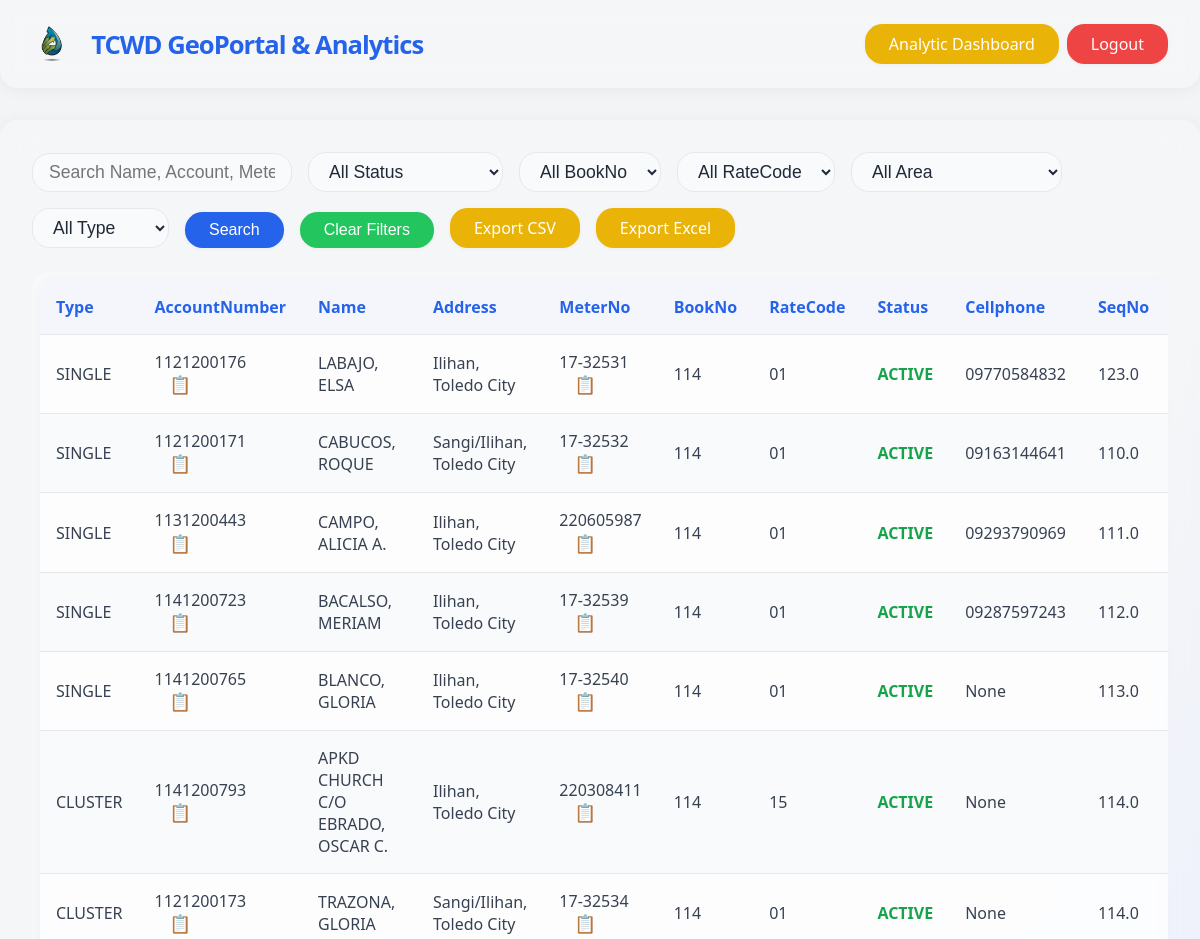
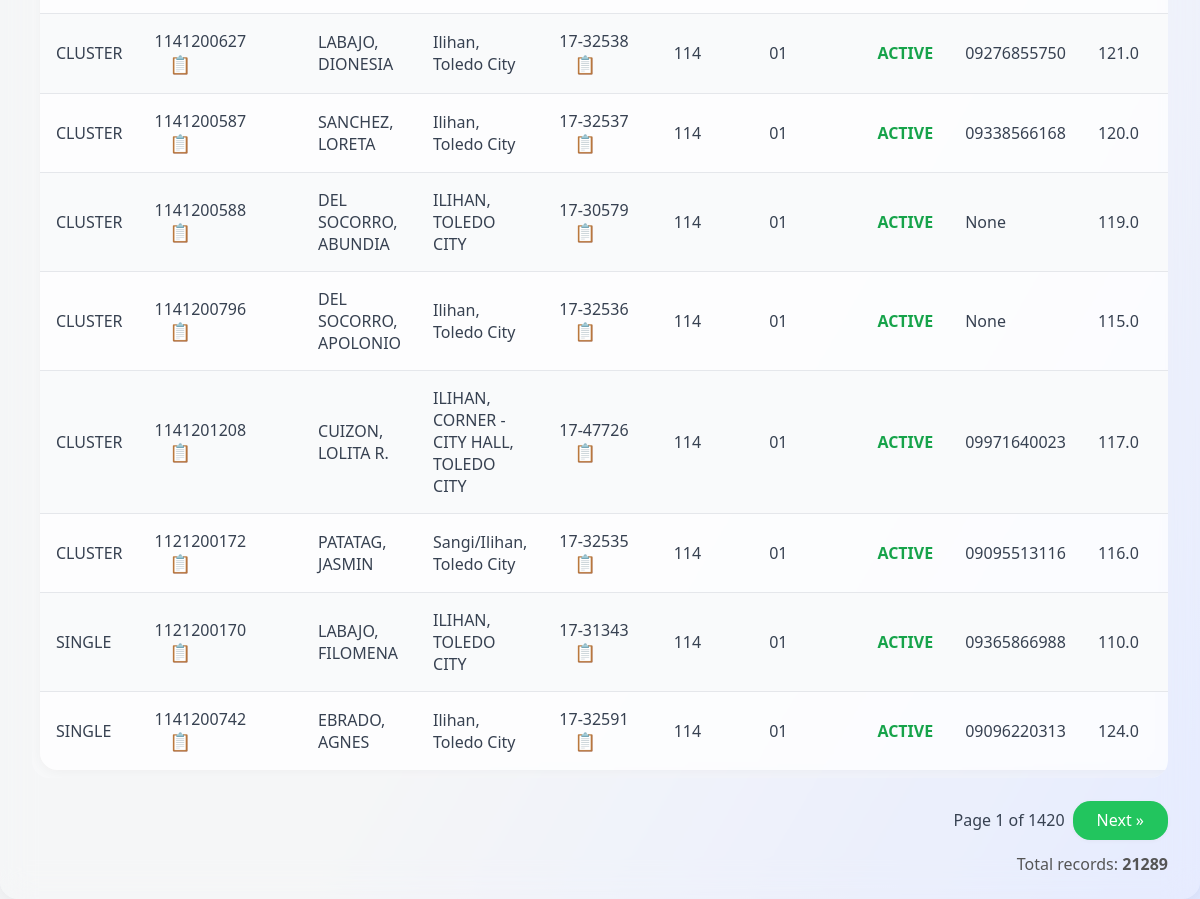
The page / (signed in) on the database its author committed (2 pictures, top to bottom).
### tables this page shows
CREATE TABLE "database" (
"Type" TEXT,
  "AccountNumber" TEXT,
  "Name" TEXT,
  "Address" TEXT,
  "MeterNo" TEXT,
  "BookNo" TEXT,
  "RateCode" TEXT,
  "Status" TEXT,
  "Cellphone" TEXT,
  "SeqNo" REAL,
  "AREA" TEXT,
  "x" REAL,
  "y" REAL,
  "PRVReading" REAL,
  "PRSReading" REAL,
  "CumUsed" REAL,
  "BillAmount" REAL
);

### app.py (the view)
@app.route('/')
def index():
    if not session.get('logged_in'):
        return redirect(url_for('login'))
    search = request.args.get('q', '')
    status = request.args.get('status', '')
    bookno = request.args.get('bookno', '')
    ratecode = request.args.get('ratecode', '')
    area = request.args.get('area', '')
    type_ = request.args.get('type', '')
    page = int(request.args.get('page', 1))
    try:
        query = """
            SELECT Type, AccountNumber, Name, Address, MeterNo, BookNo, RateCode, Status,
                   Cellphone, SeqNo, AREA, x, y, PRVReading, PRSReading, CumUsed, BillAmount
            FROM "database" WHERE 1=1
        """
        params = []
        if search:
            query += " AND (Name LIKE ? OR AccountNumber LIKE ? OR MeterNo LIKE ?)"
            like_term = f"%{search}%"
            params.extend([like_term, like_term, like_term])
        if status:
            query += " AND Status = ?"
            params.append(status)
        if bookno:
            query += " AND BookNo = ?"
            params.append(bookno)
        if ratecode:
            query += " AND RateCode = ?"
            params.append(ratecode)
        if area:
            query += " AND AREA = ?"
            params.append(area)
        if type_:
            query += " AND Type = ?"
            params.append(type_)
        offset = (page - 1) * ITEMS_PER_PAGE
        paginated_query = query + " LIMIT ? OFFSET ?"
        params_for_count = params.copy()
        params.extend([ITEMS_PER_PAGE, offset])
        conn = get_db_connection()
        rows = conn.execute(paginated_query, params).fetchall()
        rows = [dict(row) for row in rows]
        all_statuses = [row['Status'] for row in conn.execute('SELECT DISTINCT Status FROM "database"').fetchall()]
        all_booknos = [row['BookNo'] for row in conn.execute('SELECT DISTINCT BookNo FROM "database"').fetchall()]
        all_ratecodes = [row['RateCode'] for row in conn.execute('SELECT DISTINCT RateCode FROM "database"').fetchall()]
        all_areas = [row['AREA'] for row in conn.execute('SELECT DISTINCT AREA FROM "database"').fetchall()]
        all_types = [row['Type'] for row in conn.execute('SELECT DISTINCT Type FROM "database"').fetchall()]
        all_booknos = sorted(all_booknos, key=bookno_sort_key)
        count_query = "SELECT COUNT(*) FROM (SELECT * FROM \"database\" WHERE 1=1"
        count_params = []
        if search:
            count_query += " AND (Name LIKE ? OR AccountNumber LIKE ? OR MeterNo LIKE ?)"
            count_params.extend([like_term, like_term, like_term])
        if status:
            count_query += " AND Status = ?"
            count_params.append(status)
        if bookno:
            count_query += " AND BookNo = ?"
            count_params.append(bookno)
        if ratecode:
            count_query += " AND RateCode = ?"
            count_params.append(ratecode)
        if area:
            count_query += " AND AREA = ?"
            count_params.append(area)
        if type_:
            count_query += " AND Type = ?"
            count_params.append(type_)
        count_query += ")"
        total_rows = conn.execute(count_query, count_params).fetchone()[0]
        columns = [description[0] for description in conn.execute('SELECT * FROM "database" LIMIT 1').description]
        conn.close()
        total_pages = max(1, (total_rows + ITEMS_PER_PAGE - 1) // ITEMS_PER_PAGE)
        return render_template(
            'index.html',
            rows=rows,
            columns=columns,
            search=search,
            statuses=all_statuses,
            selected_status=status,
            booknos=all_booknos,
            selected_bookno=bookno,
            ratecodes=all_ratecodes,
            selected_ratecode=ratecode,
            areas=all_areas,
            selected_area=area,
            types=all_types,
            selected_type=type_,
            page=page,
            total_pages=total_pages,
            total_rows=total_rows,
            zip=zip
        )
    except Exception as e:
        return render_template('error.html', message="A database error occurred. Please contact support.", error=str(e)), 500

### app.py (called while the page is built)
def get_db_connection():
    conn = sqlite3.connect(DATABASE)
    conn.row_factory = sqlite3.Row
    return conn

def bookno_sort_key(val):
    if val is None:
        return (2, "")
    val = str(val)
    return (1, int(val)) if val.isdigit() else (0, val.upper())

### templates/index.html (shortened to what this page needs)
<!DOCTYPE html>
<html lang="en">
<head>
    <link rel="stylesheet" href="{{ url_for('static', filename='style.css') }}">
    <link rel="stylesheet" href="https://code.jquery.com/ui/1.13.0/themes/base/jquery-ui.css">
</head>
<body>
    <div class="header">
  <div style="display: flex; align-items: center; gap:1.2rem;">
    <img src="{{ url_for('static', filename='materials/logo.png') }}"
         alt="TCWD Logo"
         style="height: 2.5rem;">
    <span class="title">TCWD GeoPortal & Analytics</span>
  </div>
  <div class="header-buttons">
    <a href="{{ url_for('dashboard') }}"
       target="_blank"
       class="btn accent">
      Analytic Dashboard
    </a>
    <a href="{{ url_for('logout') }}"
       class="btn danger">
      Logout
    </a>
  </div>
</div>
    <div class="card">
        <form class="filter-form" method="get" action="{{ url_for('index') }}" id="filterForm" autocomplete="off">
            <input type="text" id="searchBox" name="q" placeholder="Search Name, Account, Meter" value="{{ search }}" aria-label="Search">
            <select name="status" aria-label="Status">
                <option value="">All Status</option>
            </select>
            <select name="bookno" aria-label="Book Number">
                <option value="">All BookNo</option>
            </select>
            <select name="ratecode" aria-label="Rate Code">
                <option value="">All RateCode</option>
            </select>
            <select name="area" aria-label="Area">
                <option value="">All Area</option>
            </select>
            <select name="type" aria-label="Type">
                <option value="">All Type</option>
            </select>
            <button type="submit" class="btn" id="searchBtn">Search</button>
            <button type="button" class="btn secondary" id="clearFiltersBtn" tabindex="0">Clear Filters</button>
            <a href="{{ url_for('export', q=search, status=selected_status, bookno=selected_bookno, ratecode=selected_ratecode, area=selected_area, type=selected_type, format='csv') }}"
                class="btn accent" id="exportCsvBtn"
                {% if not rows %}aria-disabled="true" style="pointer-events:none;opacity:0.5;"{% endif %}>
                Export CSV
            </a>
            <a href="{{ url_for('export', q=search, status=selected_status, bookno=selected_bookno, ratecode=selected_ratecode, area=selected_area, type=selected_type, format='excel') }}"
                class="btn accent" id="exportXlsBtn"
                {% if not rows %}aria-disabled="true" style="pointer-events:none;opacity:0.5;"{% endif %}>
                Export Excel
            </a>
        </form>
        <div class="table-responsive">
            <table>
                <thead>
                    <tr>
                        {% for col in columns %}
                            <th>{{ col }}</th>
                        {% endfor %}
                    </tr>
                </thead>
                <tbody>
                    {% if rows %}
                        {% for row in rows %}
                            <tr class="data-row" data-row='{{ row|tojson }}' tabindex="0" aria-label="Show details">
                                {% for col in columns %}
                                    {% if col == 'Status' %}
                                        <td>
                                            <span class="{% if row[col]|lower == 'active' %}
                                                    status-active
                                                {% elif row[col]|lower == 'disconnected' %}
                                                    status-disconnected
                                                {% else %}
                                                    status-other
                                                {% endif %}">
                                                {{ row[col] }}
                                            </span>
                                        </td>
                                    {% else %}
                                        <td>
                                            {{ row[col] }}
                                            {% if col in ['AccountNumber', 'MeterNo'] and row[col] %}
                                                <button class="copy-btn" data-copy="{{ row[col] }}" title="Copy {{ col }}" tabindex="0">📋</button>
                                            {% endif %}
                                        </td>
                                    {% endif %}
                                {% endfor %}
                            </tr>
                        {% endfor %}
                    {% endif %}
                </tbody>
            </table>
        </div>
        <div class="pagination">
            <span>Page {{ page }} of {{ total_pages }}</span>
            {% if page < total_pages %}
                <a href="{{ url_for('index', q=search, status=selected_status, bookno=selected_bookno, ratecode=selected_ratecode, area=selected_area, type=selected_type, page=page+1) }}" class="btn secondary">Next &raquo;</a>
            {% endif %}
        </div>
        <div class="table-summary">
            <span>Total records: <strong>{{ total_rows }}</strong></span>
        </div>
    </div>
</body>
</html>

### static/style.css (style rules this page uses)
:root { --primary: #2563eb; --primary-hover: #1d4ed8; --secondary: #22c55e; --secondary-hover: #16a34a; --accent: #eab308; --accent-hover: #ca8a04; --danger: #ef4444; --danger-hover: #dc2626; --gray-bg: #f3f4f6; --gray-card: #fff; --gray-border: #e5e7eb; --gray-text: #374151; --text-dark: #1f2937; --shadow: 0 2px 16px 0 rgba(0,0,0,0.05); --radius: 1.1rem; --transition: .18s cubic-bezier(.4,0,.2,1); --focus-ring: 0 0 0 3px #93c5fd; }
body { margin: 0; min-height: 100vh; background: linear-gradient(120deg, #f3f4f6 60%, #e0e7ff 100%); background-attachment: fixed; font-family: 'Segoe UI', 'Helvetica Neue', Arial, 'Liberation Sans', sans-serif; color: var(--gray-text); position: relative; z-index: 0; }
.header { display: flex; justify-content: space-between; align-items: center; background: rgba(255,255,255,0.2); padding: 1.5rem 2rem; box-shadow: var(--shadow); border-radius: 0 0 var(--radius) var(--radius); margin-bottom: 2rem; backdrop-filter: blur(12px); -webkit-backdrop-filter: blur(12px); }
.header .title { font-size: 1.6rem; font-weight: 700; letter-spacing: -1px; color: var(--primary); }
.btn { display: inline-block; font-size: 1rem; font-weight: 500; padding: 0.55rem 1.5rem; border: none; outline: none; border-radius: var(--radius); background: var(--primary); color: #fff; cursor: pointer; transition: all 0.2s ease-in-out; box-shadow: 0 1px 4px 0 rgba(0,0,0,0.04); text-decoration: none; }
.btn.secondary { background: var(--secondary); }
.btn.accent { background: var(--accent); color: #fff; }
.btn.danger { background: var(--danger); }
.card { background: rgba(255, 255, 255, 0.2); border-radius: var(--radius); box-shadow: var(--shadow); padding: 2rem 2rem 1.5rem 2rem; backdrop-filter: blur(16px); -webkit-backdrop-filter: blur(16px); }
.filter-form { display: flex; flex-wrap: wrap; gap: 1rem; align-items: flex-end; margin-bottom: 1.5rem; }
.filter-form input[type="text"], .filter-form select { font-size: 1.1rem; padding: 0.5rem 1rem; border-radius: var(--radius); border: 1.5px solid var(--gray-border); background: #f8fafc; color: var(--text-dark); transition: border-color var(--transition); }
.table-responsive { overflow-x: auto; margin-top: 1.5rem; background: rgba(255, 255, 255, 0.2); backdrop-filter: blur(10px); -webkit-backdrop-filter: blur(10px); border-radius: var(--radius); padding: 0.5rem; }
.card .table-responsive tbody { background: rgba(255, 255, 255, 0.2); }
table { width: 100%; border-collapse: separate; border-spacing: 0; background: rgba(255,255,255,0.5); border-radius: var(--radius); box-shadow: var(--shadow); overflow: hidden; backdrop-filter: blur(10px); -webkit-backdrop-filter: blur(10px); }
th, td { padding: 1rem; text-align: left; border-bottom: 1.5px solid var(--gray-border); }
th { background: #f4f6fb; font-weight: 600; color: var(--primary); position: sticky; top: 0; z-index: 2; }
tr:last-child td { border-bottom: none; }
tr.data-row { transition: background 0.13s; }
tbody tr:nth-child(even) { background: #f9fafb; }
.status-active { color: var(--secondary-hover); font-weight: 600; }
.copy-btn, .copy-btn-modal { background: transparent; border: none; cursor: pointer; color: var(--primary); font-size: 1.1rem; margin-left: 0.5em; vertical-align: middle; outline: none; transition: color 0.18s; }
.pagination { display: flex; gap: 0.5rem; justify-content: flex-end; align-items: center; margin-top: 1.4rem; }
.table-summary { margin-top: 0.8rem; text-align: right; color: #555; font-size: 1rem; }
.header-buttons { display: flex; align-items: center; gap: 0.5rem; margin-left: auto; }

### rows shown on the page
database: Type "SINGLE" "1121200176" "LABAJO, ELSA" "Ilihan, Toledo City" "17-32531" "114" "01" "09770584832" "123.0", Status "ACTIVE"
database: Type "SINGLE" "1121200171" "CABUCOS, ROQUE" "Sangi/Ilihan, Toledo City" "17-32532" "114" "01" "09163144641" "110.0", Status "ACTIVE"
database: Type "SINGLE" "1131200443" "CAMPO, ALICIA A." "Ilihan, Toledo City" "220605987" "114" "01" "09293790969" "111.0", Status "ACTIVE"
database: Type "SINGLE" "1141200723" "BACALSO, MERIAM" "Ilihan, Toledo City" "17-32539" "114" "01" "09287597243" "112.0", Status "ACTIVE"
database: Type "SINGLE" "1141200765" "BLANCO, GLORIA" "Ilihan, Toledo City" "17-32540" "114" "01" "None" "113.0", Status "ACTIVE"
database: Type "CLUSTER" "1141200793" "APKD CHURCH C/O EBRADO, OSCAR C." "Ilihan, Toledo City" "220308411" "114" "15" "None" "114.0", Status "ACTIVE"
database: Type "CLUSTER" "1121200173" "TRAZONA, GLORIA" "Sangi/Ilihan, Toledo City" "17-32534" "114" "01" "None" "114.0", Status "ACTIVE"
database: Type "CLUSTER" "1141200627" "LABAJO, DIONESIA" "Ilihan, Toledo City" "17-32538" "114" "01" "09276855750" "121.0", Status "ACTIVE"
database: Type "CLUSTER" "1141200587" "SANCHEZ, LORETA" "Ilihan, Toledo City" "17-32537" "114" "01" "09338566168" "120.0", Status "ACTIVE"
database: Type "CLUSTER" "1141200588" "DEL SOCORRO, ABUNDIA" "ILIHAN, TOLEDO CITY" "17-30579" "114" "01" "None" "119.0", Status "ACTIVE"
database: Type "CLUSTER" "1141200796" "DEL SOCORRO, APOLONIO" "Ilihan, Toledo City" "17-32536" "114" "01" "None" "115.0", Status "ACTIVE"
database: Type "CLUSTER" "1141201208" "CUIZON, LOLITA R." "ILIHAN, CORNER - CITY HALL, TOLEDO CITY" "17-47726" "114" "01" "09971640023" "117.0", Status "ACTIVE"
database: Type "CLUSTER" "1121200172" "PATATAG, JASMIN" "Sangi/Ilihan, Toledo City" "17-32535" "114" "01" "09095513116" "116.0", Status "ACTIVE"
database: Type "SINGLE" "1121200170" "LABAJO, FILOMENA" "ILIHAN, TOLEDO CITY" "17-31343" "114" "01" "09365866988" "110.0", Status "ACTIVE"
database: Type "SINGLE" "1141200742" "EBRADO, AGNES" "Ilihan, Toledo City" "17-32591" "114" "01" "09096220313" "124.0", Status "ACTIVE"

### other values the page prints
{{ col }} "Type" "AccountNumber" "Name" "Address" "MeterNo" "BookNo" "RateCode" "Status" "Cellphone" "SeqNo"
{{ page }} "1"
{{ total_pages }} "1420"
{{ total_rows }} "21289"
